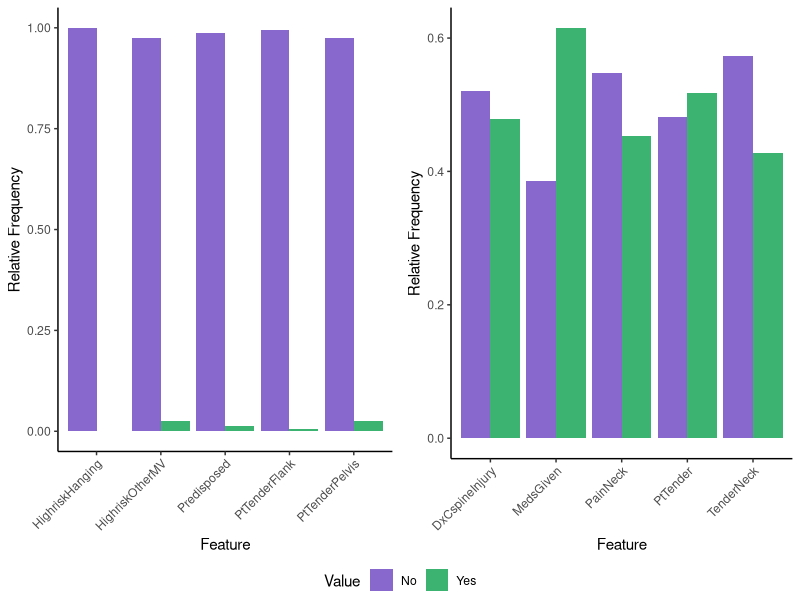
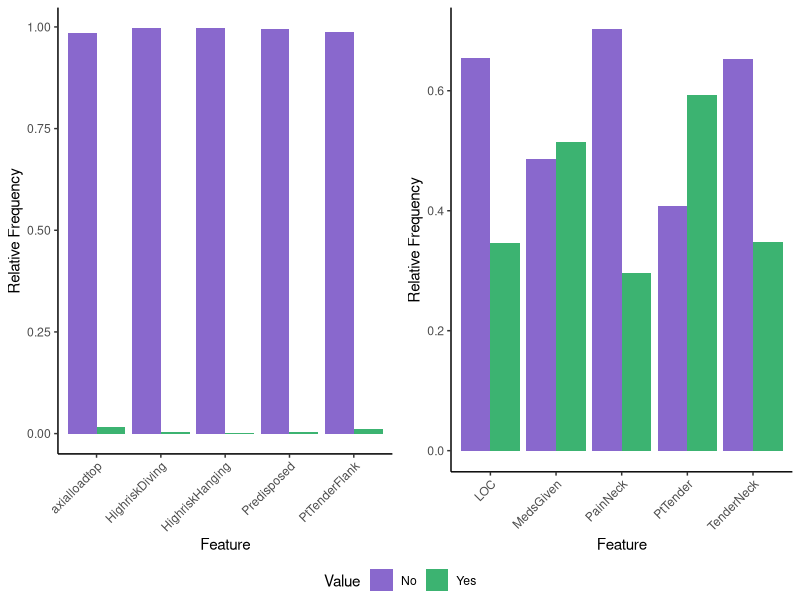
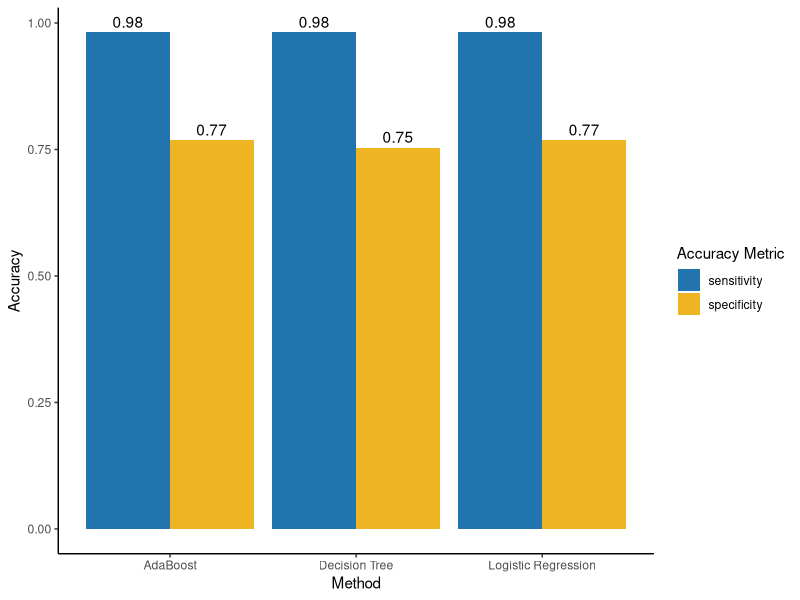

Recreate these plots in R, in order.
## ---- chunk 1
rm(list = ls())
library(tidyverse)
library(knitr)
library(reshape2)
library(ggpubr)
knitr::opts_chunk$set(
  echo = FALSE,  # don't print the code chunk
  warning = FALSE,  # don't print warnings
  message = FALSE,  # don't print messages
  fig.width = 6,  # set default width of figures
  fig.height = 4,  # set default height of figures
  fig.align = "center",  # always align figure in center
  fig.pos = "H",  # always plot figure at the exact location of the code chunk
  cache = FALSE,
  dpi = 400) 
## ---- chunk 2
# load processed data
train <- read.csv("../../../../data/csi_pecarn/processed/train.csv")
tune <- read.csv("../../../../data/csi_pecarn/processed/train.csv")
test <- read.csv("../../../../data/csi_pecarn/processed/train.csv")
all <- rbind(train, tune, test)[, -1]
## ---- chunk 3
outcomes <- all %>% filter(outcome == 1) %>% 
  select(-outcome) %>% select(!contains("2"))
Yes <- sort(apply(outcomes, 2, mean), dec = TRUE)
No <- 1 - Yes
outcome_freq <- data.frame(cbind(No, Yes)) %>% 
  rownames_to_column("feature") %>% 
  mutate(diff = abs(Yes - No)) %>% 
  arrange(desc(diff))
## ---- chunk 4
controls <- all %>% filter(outcome != 1) %>% 
  select(-outcome) %>% select(!contains("2"))
Yes <- sort(apply(controls, 2, mean), dec = TRUE)
No <- 1 - Yes
control_freq <- data.frame(cbind(No, Yes)) %>% 
  rownames_to_column("feature") %>% 
  mutate(diff = abs(Yes - No)) %>% 
  arrange(desc(diff))
## ---- chunk 5
plotRelFreq <- function(data, high = TRUE) {
  library(tidyverse)
  if (high) {
    d <- head(data, 5)
  } else {
    d <- tail(data, 5)
  }
  d %>% select(-diff) %>% melt() %>% 
    ggplot(mapping = aes(x = feature, y = value, fill = variable)) + 
    geom_col(position = 'dodge') + 
    labs(x = "Feature", y = "Relative Frequency") +
    scale_fill_manual("Value", values = c("mediumpurple3", "mediumseagreen")) + 
    theme_classic() + 
    theme(axis.text.x = element_text(angle = 45, hjust = 1))
}
## ---- chunk 6
outcome_high <- plotRelFreq(outcome_freq)
outcome_low <- plotRelFreq(outcome_freq, high = FALSE)
ggarrange(outcome_high, outcome_low, ncol=2, nrow=1, common.legend = TRUE, legend="bottom")
## ---- chunk 7
controls_high <- plotRelFreq(control_freq)
controls_low <- plotRelFreq(control_freq, high = FALSE)
ggarrange(controls_high, controls_low, ncol=2, nrow=1, common.legend = TRUE, legend="bottom")
## ---- chunk 8
type <- c("AdaBoost", "Decision Tree", "Logistic Regression")
vars <- paste0(c(16, 6, 21), " optimal features")
sensitivity <- c(0.9813084112149533, 0.9813084112149533, 0.9813084112149533)
specificity <- c(0.7679856115107914, 0.7535971223021583, 0.7679856115107914)
names(sensitivity) <- names(specificity) <- type
df_res <- data.frame(type, sensitivity, specificity)
melted <- melt(df_res)
melted %>%
  ggplot(mapping = aes(x = type, y = value, fill = variable)) + 
  geom_col(position = 'dodge') + 
  labs(x = "Method", y = "Accuracy") +
  scale_fill_manual("Accuracy Metric", values = c("#2274AE", "goldenrod2")) + 
  theme_classic() +
  geom_text(aes(label = round(value, 2)), vjust = -0.4, position = position_dodge(0.9))
